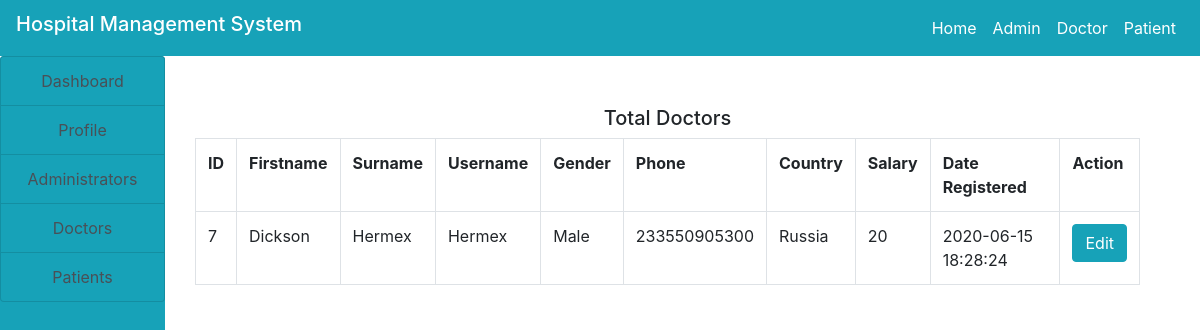
The page /admin/doctor.php on the database its author committed.
### tables this page shows
CREATE TABLE IF NOT EXISTS `doctors` (
  `id` int(100) NOT NULL AUTO_INCREMENT,
  `firstname` varchar(100) NOT NULL,
  `surname` varchar(100) NOT NULL,
  `username` varchar(100) NOT NULL,
  `email` varchar(100) NOT NULL,
  `gender` varchar(100) NOT NULL,
  `phone` varchar(100) NOT NULL,
  `country` varchar(100) NOT NULL,
  `password` varchar(100) NOT NULL,
  `salary` varchar(100) NOT NULL,
  `data_reg` varchar(100) NOT NULL,
  `status` varchar(100) NOT NULL,
  `profile` varchar(100) NOT NULL,
  PRIMARY KEY (`id`)
);

### admin/doctor.php (the view, shortened to what this page needs)
<!DOCTYPE html>
<html>
<head>
</head>
<body>
<?php
     include ("../include/header.php");
    include ("../include/connection.php");
?>
       <div class="container-fluid">
           <div class="col-md-12">
                <div class="row">
                      <div class="col-md-2" style="margin-left: -30px ">
                          <?php
                              include("sidenav.php");
                          ?>
                      </div>
                       <div class="col-md-10" style="margin-top: 50px">
                           <h5 class="text-center">Total Doctors</h5>
                           <?php
                               $query = "SELECT * FROM doctors WHERE status='Approved' ORDER BY data_reg ASC";
                               $res = mysqli_query($con, $query);
                           $output = "";
                           $output .="
                          <table class='table table-bordered'>
                                       <tr>
                                          <th>ID</th>
                                          <th>Firstname</th>
                                          <th>Surname</th>
                                          <th>Username</th>
                                          <th>Gender</th>
                                          <th>Phone</th>
                                          <th>Country</th>
                                          <th>Salary</th>
                                          <th>Date Registered</th>
                                          <th>Action</th>
                                       </tr>
                                    ";
                           while ($row = mysqli_fetch_array($res) ){
                               $output .= "
                                     <tr>
                                         <td>".$row['id']."</td>
                                         <td>".$row['firstname']."</td>
                                         <td>".$row['surname']."</td>
                                         <td>".$row['username']."</td>
                                          <td>".$row['gender']."</td>
                                          <td>".$row['phone']."</td>
                                          <td>".$row['country']."</td>
                                           <td>".$row['salary']."</td>
                                           <td>".$row['data_reg']."</td>
                                           <td>
                                                 <a href='edit.php?id=".$row['id']."'>
                                                       <button class='btn btn-info'>Edit</button>
                                                 </a>
                                            </td>
                                      </tr>
                                      ";
                           }
                           $output .="
                       </table>
                          ";
                           echo $output;
                           ?>
                       </div>
                </div>
           </div>
       </div>
</body>
</html>

### rows shown on the page
doctors: id "7", firstname "Dickson", surname "Hermex", username "Hermex", gender "Male", phone "233550905300", country "Russia", salary "20", data_reg "2020-06-15 18:28:24"
